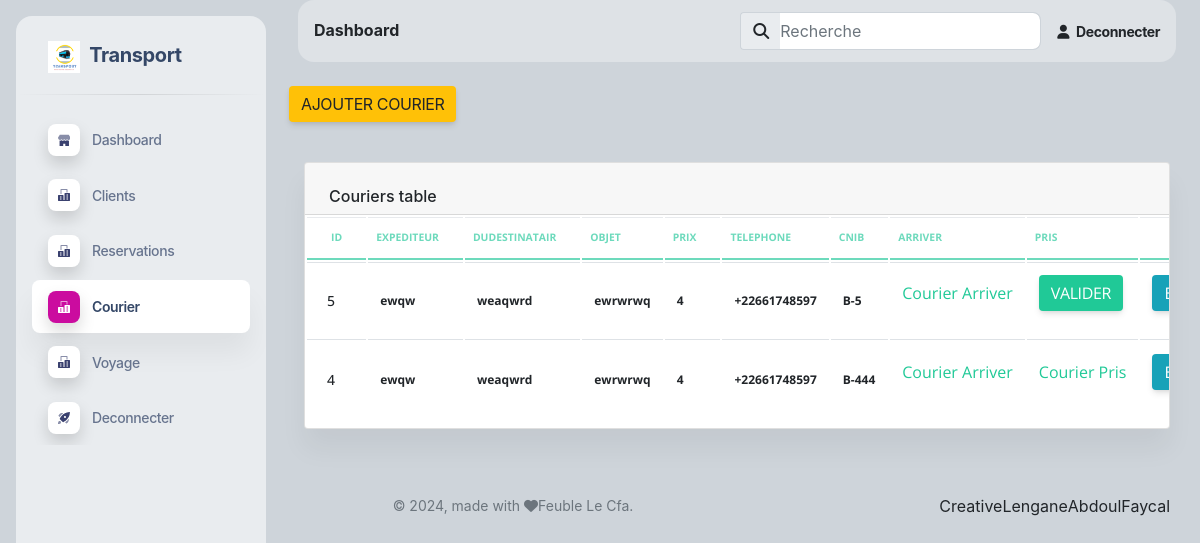
Screenshot of /courier/ (signed in) with the database file from the repository.
### transport/models.py (models this page shows, shortened)
class Courier(models.Model):
    nomEtPrenomDeExpediteur = models.CharField(max_length=50)
    nomEtPrenomDuDestinatair = models.CharField(max_length=100)
    objetAEnvoyer = models.CharField( max_length=50)
    prixDeLobjet = models.IntegerField()
    telephone = models.CharField( max_length=50)
    cnib = models.IntegerField()
    validerArrive = models.BooleanField(default=False)
    validerPris = models.BooleanField(default=False)
    class Meta:
        ordering=['validerArrive','validerPris']

### transport/views.py (the view)
# urls.py: path('courier/', views.courier, name="courier"),
@login_required
def courier(request, id=0):
    if 'editCourier' in request.path and id != 0 :
        model = get_object_or_404(Courier, pk=id)
        if request.method == 'POST':
            form = CourierForm(request.POST, instance=model)
            if form.is_valid():
                form.save()
                return redirect('courier')
            else:
                form = CourierForm(instance=model)
                return render(request, 'admin_t/courier.html', {"form": form})
        form = CourierForm(instance=model)
        return render(request, 'admin_t/courier.html', {"form": form, 'id':id})
    elif 'deleteCourier' in request.path and id != 0:
        ob = get_object_or_404(Courier, id=id)
        ob.delete()
        return redirect('courier')
    else:
        if request.method == "POST" and 'addCourier' in request.path:
            form = CourierForm(request.POST)
            visit = Courier.objects.all()
            page = Paginator(visit, 5)
            pge = request.GET.get('page')
            courier = page.get_page(pge)
            if form.is_valid():
                form.save()
                messages.success(request, "Courier added !")
                return redirect('courier')
            else:
                return render(request, 'admin_t/courier.html', {"form": form, "models":courier})
        else:
            form = CourierForm()
            visit = Courier.objects.all()
            page = Paginator(visit, 5)
            pge = request.GET.get('page')
            courier = page.get_page(pge)
            return render(request, 'admin_t/courier.html', {"form": form, "models":courier})

### transport/forms.py
class CourierForm(ModelForm):
    class Meta:
        model = Courier
        fields = '__all__'

### transport/templates/admin_t/courier.html (shortened to what this page needs)
{% extends 'base.html' %}
{% block content %}
{% if '/courier/' in request.path %}
    <a href ="{% url 'addCourier' %}" class="btn btn-warning"> Ajouter Courier </a>
      {% if models %}
            <div class="container-fluid py-4">
                <div class="row">
                <div class="col-12">
                    <div class="card mb-4">
                    <div class="card-header pb-0">
                        <h6>Couriers table</h6>
                    </div>
                    <div class="card-body px-0 pt-0 pb-2">
                        <div class="table-responsive p-0">
                        <table class="table align-items-center mb-0">
                            <thead>
                            <tr>
                                <th class="text-uppercase text-secondary text-xxs font-weight-bolder opacity-7">ID</th>
                                <th class="text-uppercase text-secondary text-xxs font-weight-bolder opacity-7 ps-2">Expediteur</th>
                                <th class="text-uppercase text-secondary text-xxs font-weight-bolder opacity-7 ps-2">DuDestinatair</th>
                                <th class="text-uppercase text-secondary text-xxs font-weight-bolder opacity-7 ps-2">Objet</th>
                                <th class="text-uppercase text-secondary text-xxs font-weight-bolder opacity-7 ps-2">Prix</th>
                                <th class="text-uppercase text-secondary text-xxs font-weight-bolder opacity-7 ps-2">Telephone</th>
                                <th class="text-uppercase text-secondary text-xxs font-weight-bolder opacity-7 ps-2">CNIB</th>
                                <th class="text-uppercase text-secondary text-xxs font-weight-bolder opacity-7 ps-2">Arriver</th>
                                <th class="text-uppercase text-secondary text-xxs font-weight-bolder opacity-7 ps-2">Pris</th>
                                <th class="text-secondary opacity-7"></th>
                            </tr>
                            </thead>
                            <tbody>
                                {% for model in models %}
                            <tr>
                                <td>
                                <div class="d-flex px-2 py-1">
                                    <div class="d-flex flex-column justify-content-center">
                                    <h6 class="mb-0 text-sm">{{model.id}}</h6>
                                    </div>
                                </div>
                                </td>
                                <td>
                                <p class="text-xs font-weight-bold mb-0">{{model.nomEtPrenomDeExpediteur}}</p>
                                </td>
                                <td>
                                    <p class="text-xs font-weight-bold mb-0">{{model.nomEtPrenomDuDestinatair}}</p>
                                </td>
                                <td>
                                    <p class="text-xs font-weight-bold mb-0">{{model.objetAEnvoyer}}</p>
                                </td>
                                    <td>
                                    <p class="text-xs font-weight-bold mb-0">{{model.prixDeLobjet}}</p>
                                    </td>
                                <td>
                                    <p class="text-xs font-weight-bold mb-0">{{model.telephone}}</p>
                                </td>
                                <td>
                                    <p class="text-xs font-weight-bold mb-0">B-{{model.cnib}}</p>
                                </td>
                                <td class="align-middle">
                                    {% if not model.validerArrive %}
                                    <a href=" {% url 'validerArrive' model.id %} " class="btn btn-success" data-toggle="tooltip" data-original-title="Edit user">
                                        valider
                                    </a>
                                    {% else %}
                                   <p class="text-success"> Courier Arriver</p>
                                    {% endif %}
                                </td>
                                <td class="align-middle">
                                  {% if model.validerArrive %}
                                        {% if not model.validerPris %}
                                        <a href=" {% url 'validerPris' model.id %} " class="btn btn-success" data-toggle="tooltip" data-original-title="Edit user">
                                            valider
                                        </a>
                                        {% else %}
                                        <p class="text-success"> Courier Pris </p>
                                        {% endif %}
                                  {% endif %}
                                </td>
                                <td class="align-middle">
                                <a href="{% url 'editCourier' model.id %}" class="btn btn-info" data-toggle="tooltip" data-original-title="Edit user">
                                </a>
                                </td>
                            </tr>
                            {% endfor %}
                        </table>
                        </div>
                        {% else %}
              <div class="col-md-12">
                <p>Pas Couriers Enregistres</p>
              </div>
            {% endif %}
                    </div>
                    </div>
                </div>
                </div>
                <div class="row">
                    <div class="col-md-12">
                    </div>
                  </div>
            </div>
    {% endif %}
{% endblock content %}

### rows the page displays
Courier: id "5", nomEtPrenomDeExpediteur "ewqw", nomEtPrenomDuDestinatair "weaqwrd", objetAEnvoyer "ewrwrwq", prixDeLobjet "4", telephone "+22661748597", cnib "5", validerArrive "Courier Arriver"
Courier: id "4", nomEtPrenomDeExpediteur "ewqw", nomEtPrenomDuDestinatair "weaqwrd", objetAEnvoyer "ewrwrwq", prixDeLobjet "4", telephone "+22661748597", cnib "444", validerArrive "Courier Arriver"
